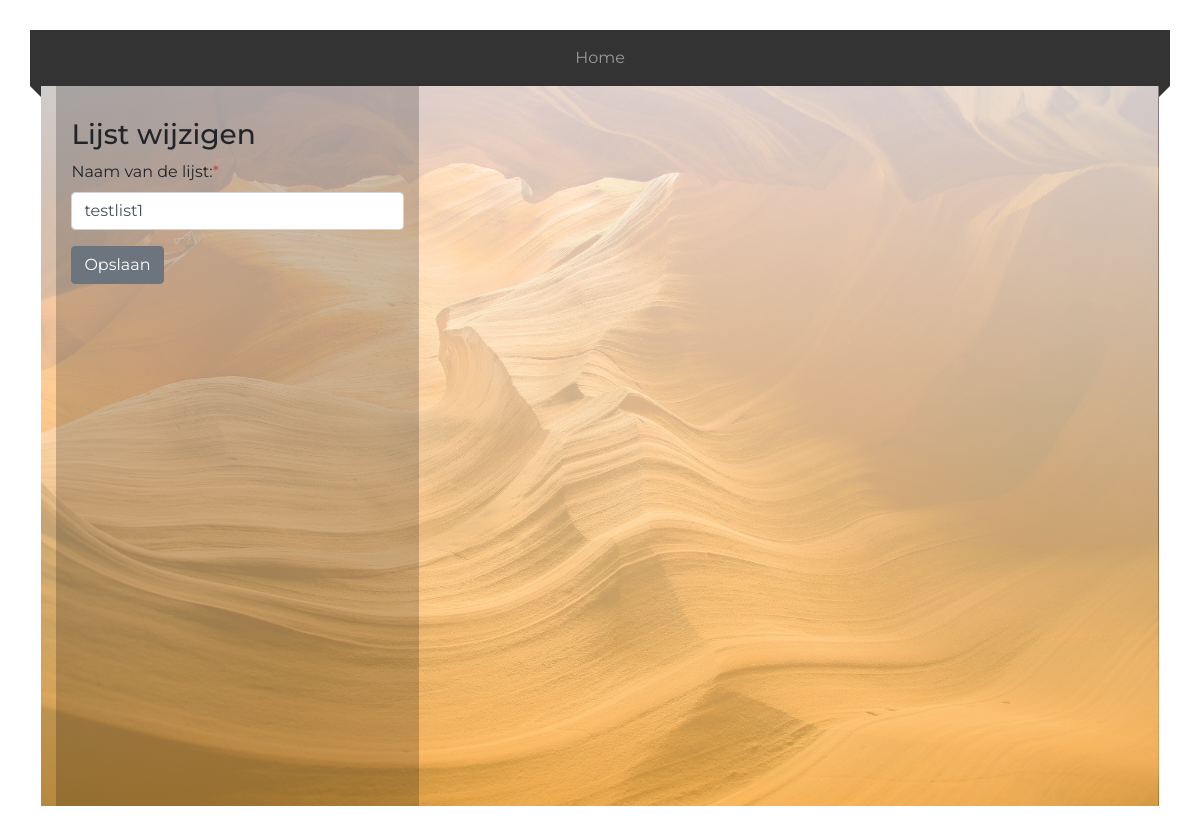
/app/pages/view/edit_tasklist.php?list_id=1, run on an earlier commit of the app's database.
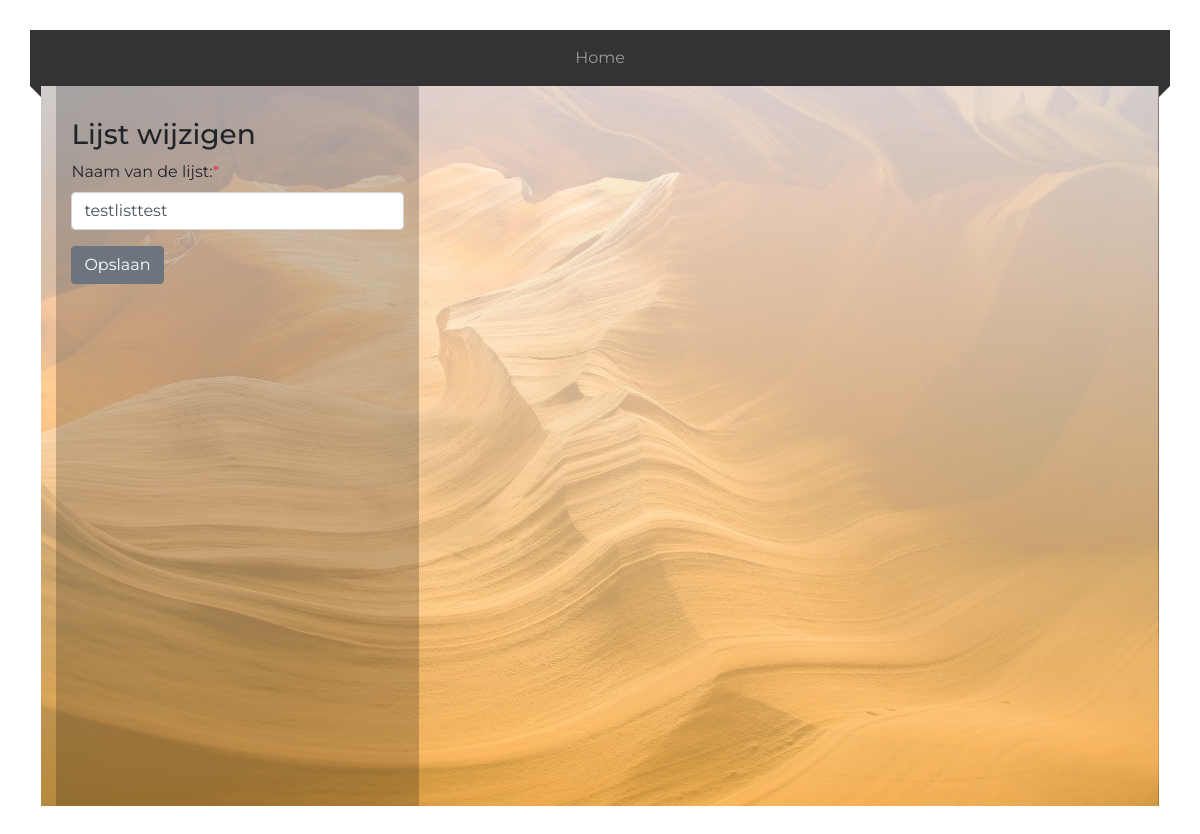
And on a later commit of the database.
### tables this page shows
CREATE TABLE `tasklists` (
  `list_id` bigint(20) UNSIGNED NOT NULL,
  `list_name` varchar(255) NOT NULL
);

### app/pages/database/Tasklists.php (called while the page is built, shortened)
<?php
function getTasklistById($id){
    $conn = ConnectToDatabase();
    $sql = 'SELECT * FROM tasklists WHERE list_id = :id';
    $stmt = $conn->prepare($sql);
    $stmt->execute([':id' => $id]);
    return $stmt->fetch();
}

### app/pages/controller/tasklists/edit_tasklists_data.php (called while the page is built, shortened)
<?php
$list_id = $_GET['list_id'];
$oldVal = getTasklistById($list_id);

### app/pages/view/edit_tasklist.php (the view, shortened to what this page needs)
<?php
include ROOTPATH.'/app/pages/controller/tasklists/edit_tasklists_data.php';
require_once ROOTPATH.'/app/pages/template/header.php';
?>
<div class="col-12 col-md-8 col-lg-4 list">
    <h3>Lijst wijzigen</h3>
    <form method="post">
        <div class="form-group">
            <label for="tasklist_name">Naam van de lijst:<span class="text-danger">* <?php echo $result['errors']['tasklist_name']; ?></span></label>
            <input type="text" class="form-control" name="tasklist_name" id="tasklist_name" value="<?php echo $oldVal['list_name']; ?>">
        </div>
        <div class="form-group">
            <button class="btn btn-secondary">Opslaan</button>
        </div>
    </form>
</div>
<?php
require_once ROOTPATH.'/app/pages/template/footer.php';
?>

### app/pages/template/header.php (shortened to what this page needs)
<!doctype html>
<html lang="nl">
<head>
    <link rel="stylesheet" href="https://stackpath.bootstrapcdn.com/bootstrap/4.4.1/css/bootstrap.min.css">
    <link rel="stylesheet" href="../../assets/css/stylesheet.css">
</head>
<body>
<nav class="navbar navbar-expand-lg navbar-dark">
    <div class="collapse navbar-collapse" id="navbarNav">
        <ul class="navbar-nav mx-auto">
            <li class="nav-item">
                <a class="nav-link" href="../../../index.php">Home</a>
            </li>
        </ul>
    </div>
</nav>
<div class="container col-12">

### app/pages/template/footer.php (shortened to what this page needs)
</body>
</html>

### app/assets/css/stylesheet.css (style rules this page uses)
* { margin: 0; padding: 0; }
body, html { height: 100%; overflow-y: hidden; }
body { padding: 30px 30px; font-family: 'Montserrat', sans-serif; }
nav { background-color: #333 !important; top: 0; left: 0; }
nav::before { position: absolute; content: ""; left: 0; top: 100%; border-top: 10px solid #333; border-right: 10px solid #333; border-left: 10px solid transparent; border-bottom: 10px solid transparent; }
nav::after { position: absolute; content: ""; right: 0; top: 100%; border-top: 10px solid #333; border-left: 10px solid #333; border-right: 10px solid transparent; border-bottom: 10px solid transparent; }
.container { background-image: linear-gradient(to bottom, rgba(255,255,255,0.8), rgba(255,196,85,0.7)), url("../img/background2.jpg"); height: 90vh; width: 98%; background-position: top; background-size: cover; }
.list { height: 90vh; padding-top: 2rem; background-color: rgba(0,0,0, 0.2); overflow-y: scroll !important; }

What changed in the data, as far as the page shows it:
changed tasklists: tasklist_name "testlist1" → "testlisttest"
